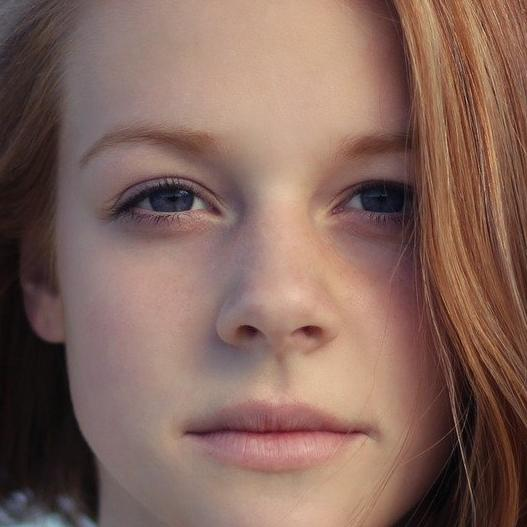
#> input picture 08-crop.jpg, 527 x 527 px, given in place of RollerCoasters.mp4, which was not available
$ python opencv_haar.py
#> lines starting #> are read from the running program, lines starting #| are printed output that depends on the picture; after the words box and inside, x2 and y2 are one past the last pixel; in counts of white or black regions, pixels touching at a corner belong together; pictures that were not available may be replaced by others from this repository, and a replacement may not be noted
import cv2, time

# load model
detector = cv2.CascadeClassifier('models/haarcascade_frontalface_default.xml')

# initialize video source, default 0 (webcam)
video_path = 'videos/RollerCoasters.mp4'
cap = cv2.VideoCapture(video_path)

fourcc = cv2.VideoWriter_fourcc('m', 'p', '4', 'v')
out = cv2.VideoWriter('%s_output_opencv_haar.mp4' % (video_path.split('.')[0]), fourcc, cap.get(cv2.CAP_PROP_FPS), (int(cap.get(cv2.CAP_PROP_FRAME_WIDTH)), int(cap.get(cv2.CAP_PROP_FRAME_HEIGHT))))

frame_count, tt = 0, 0

while cap.isOpened():
  ret, img = cap.read()
#> img is the input picture: shape (527, 527, 3); mean B, G, R 92.1, 102.1, 132.3
  if not ret:
    break

  frame_count += 1

  start_time = time.time()

  # prepare input
  result_img = img.copy()
  gray = cv2.cvtColor(result_img, cv2.COLOR_BGR2GRAY)
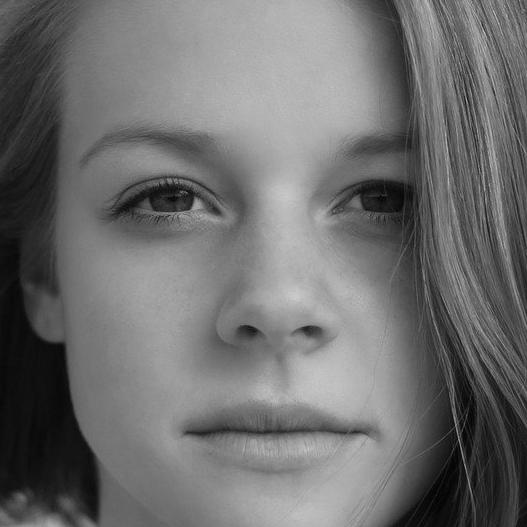
#> gray: shape (527, 527); min 0, max 205, mean 110

  # inference, find faces
  detections = detector.detectMultiScale(gray)
#> detections = [[47, 36, 430, 430]]

  # postprocessing
  for (x1, y1, w, h) in detections:
    x2 = x1 + w
    y2 = y1 + h

    # draw rects
    cv2.rectangle(result_img, (x1, y1), (x2, y2), (255, 255, 255), 2, cv2.LINE_AA)
#> this loop made 1 pass
#> (x1, y1, w, h, x2, y2) on pass 1: (47, 36, 430, 430, 477, 466)
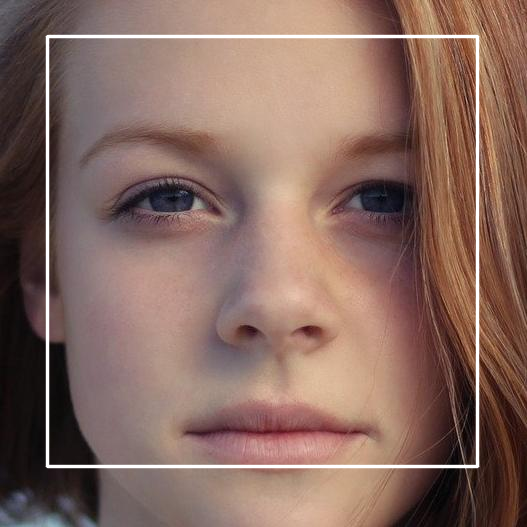
#> result_img: shape (527, 527, 3); 3.09% of pixels changed, all inside (x1, y1, x2, y2) = (45, 34, 480, 469)

  # inference time
  tt += time.time() - start_time
  fps = frame_count / tt
  cv2.putText(result_img, 'FPS(haar): %.2f' % (fps), (10, 30), cv2.FONT_HERSHEY_SIMPLEX, 1, (255, 255, 255), 2, cv2.LINE_AA)
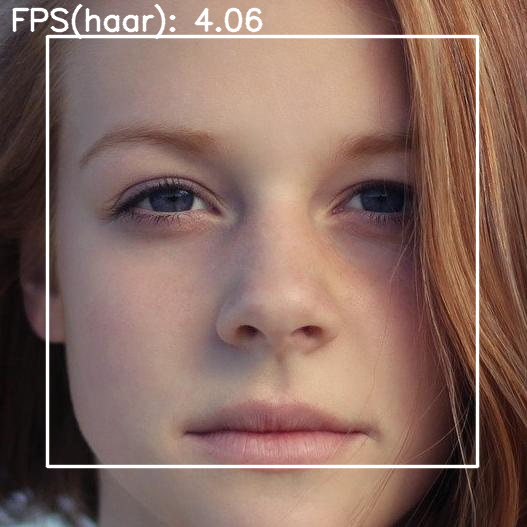
#> result_img: shape (527, 527, 3); 1.02% of pixels changed, all inside (x1, y1, x2, y2) = (12, 4, 263, 40)

  # visualize
  cv2.imshow('result', result_img)
  if cv2.waitKey(1) == ord('q'):
#> (key q is pressed here)
    break

  out.write(result_img)

cap.release()
out.release()
cv2.destroyAllWindows()

$ run again, on 08-normal.jpg
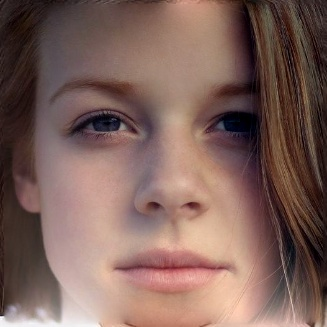
#> input picture 08-normal.jpg, 327 x 327 px, given in place of RollerCoasters.mp4, which was not available
#> img is the input picture: shape (327, 327, 3); mean B, G, R 90.4, 98, 126.8
#> `gray = cv2.cvtColor(result_img, cv2.COLOR_BGR2GRAY)`:
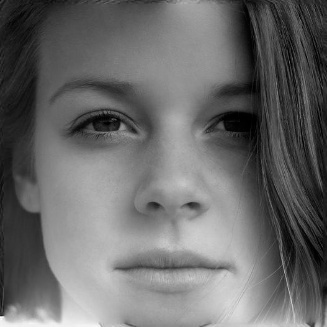
#> gray: shape (327, 327); min 0, max 254, mean 105.8
#> detections = [[26, 18, 275, 275]]
#> the loop `for (x1, y1, w, h) in detections:` made 1 pass
#> (x1, y1, w, h, x2, y2) on pass 1: (26, 18, 275, 275, 301, 293)
#> `cv2.putText(result_img, 'FPS(haar): %.2f' % (fps), (10, 30), cv2.FONT_..`:
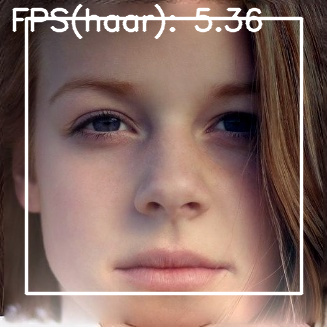
#> result_img: shape (327, 327, 3); mean B, G, R 100, 107.1, 134.6
